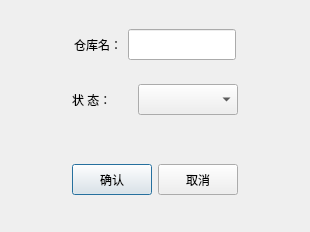
<?xml version="1.0" encoding="UTF-8"?>
<ui version="4.0">
 <class>Dialog</class>
 <widget class="QDialog" name="Dialog">
  <property name="geometry">
   <rect>
    <x>0</x>
    <y>0</y>
    <width>310</width>
    <height>232</height>
   </rect>
  </property>
  <property name="windowTitle">
   <string>Dialog</string>
  </property>
  <layout class="QVBoxLayout" name="verticalLayout">
   <item>
    <widget class="QWidget" name="widget" native="true">
     <layout class="QVBoxLayout" name="verticalLayout_2">
      <item>
       <widget class="QWidget" name="widget_3" native="true">
        <layout class="QHBoxLayout" name="horizontalLayout_3">
         <item>
          <spacer name="horizontalSpacer_5">
           <property name="orientation">
            <enum>Qt::Horizontal</enum>
           </property>
           <property name="sizeHint" stdset="0">
            <size>
             <width>40</width>
             <height>20</height>
            </size>
           </property>
          </spacer>
         </item>
         <item>
          <widget class="QLabel" name="label">
           <property name="text">
            <string>仓库名：</string>
           </property>
          </widget>
         </item>
         <item>
          <widget class="QLineEdit" name="lineEdit">
           <property name="minimumSize">
            <size>
             <width>0</width>
             <height>31</height>
            </size>
           </property>
          </widget>
         </item>
         <item>
          <spacer name="horizontalSpacer_4">
           <property name="orientation">
            <enum>Qt::Horizontal</enum>
           </property>
           <property name="sizeHint" stdset="0">
            <size>
             <width>40</width>
             <height>20</height>
            </size>
           </property>
          </spacer>
         </item>
        </layout>
       </widget>
      </item>
      <item>
       <widget class="QWidget" name="widget_4" native="true">
        <layout class="QHBoxLayout" name="horizontalLayout_2">
         <item>
          <spacer name="horizontalSpacer_6">
           <property name="orientation">
            <enum>Qt::Horizontal</enum>
           </property>
           <property name="sizeHint" stdset="0">
            <size>
             <width>40</width>
             <height>20</height>
            </size>
           </property>
          </spacer>
         </item>
         <item>
          <widget class="QLabel" name="label_2">
           <property name="minimumSize">
            <size>
             <width>60</width>
             <height>0</height>
            </size>
           </property>
           <property name="text">
            <string>状 态：</string>
           </property>
          </widget>
         </item>
         <item>
          <widget class="QComboBox" name="comboBox">
           <property name="minimumSize">
            <size>
             <width>100</width>
             <height>31</height>
            </size>
           </property>
          </widget>
         </item>
         <item>
          <spacer name="horizontalSpacer_3">
           <property name="orientation">
            <enum>Qt::Horizontal</enum>
           </property>
           <property name="sizeHint" stdset="0">
            <size>
             <width>40</width>
             <height>20</height>
            </size>
           </property>
          </spacer>
         </item>
        </layout>
       </widget>
      </item>
     </layout>
    </widget>
   </item>
   <item>
    <widget class="QWidget" name="widget_2" native="true">
     <layout class="QHBoxLayout" name="horizontalLayout">
      <item>
       <spacer name="horizontalSpacer">
        <property name="orientation">
         <enum>Qt::Horizontal</enum>
        </property>
        <property name="sizeHint" stdset="0">
         <size>
          <width>40</width>
          <height>20</height>
         </size>
        </property>
       </spacer>
      </item>
      <item>
       <widget class="QPushButton" name="pushButton">
        <property name="minimumSize">
         <size>
          <width>0</width>
          <height>31</height>
         </size>
        </property>
        <property name="text">
         <string>确认</string>
        </property>
       </widget>
      </item>
      <item>
       <widget class="QPushButton" name="pushButton_2">
        <property name="minimumSize">
         <size>
          <width>0</width>
          <height>31</height>
         </size>
        </property>
        <property name="text">
         <string>取消</string>
        </property>
       </widget>
      </item>
      <item>
       <spacer name="horizontalSpacer_2">
        <property name="orientation">
         <enum>Qt::Horizontal</enum>
        </property>
        <property name="sizeHint" stdset="0">
         <size>
          <width>40</width>
          <height>20</height>
         </size>
        </property>
       </spacer>
      </item>
     </layout>
    </widget>
   </item>
  </layout>
 </widget>
 <resources/>
 <connections/>
</ui>
